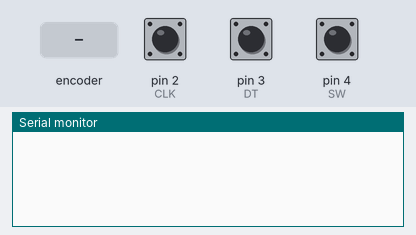
Bench run of a sketch on a simulated Arduino Uno, built with avr-gcc and run on an emulated ATmega328P. On the bench: the last lines printed to the serial monitor. Inputs (shaded band) come from the test bench; at power-on: pin 4 (SW) HIGH, pin 2 (CLK) HIGH, pin 3 (DT) HIGH.

Above: at 1.2 s.
1.3 s: rotary encoder on pin 2 (CLK) / pin 3 (DT) turned 1 step (first pin leading)
At 1.8 s:
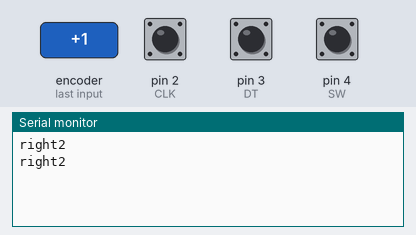
3.0 s: pin 4 (SW) pulled LOW for 0.15 s
At 3.6 s:
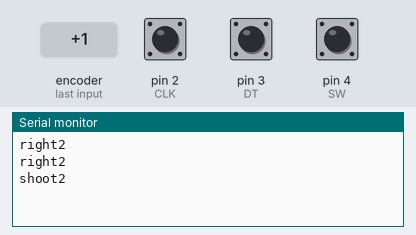
4.6 s: rotary encoder on pin 2 (CLK) / pin 3 (DT) turned 2 steps (second pin leading)
At 5.4 s:
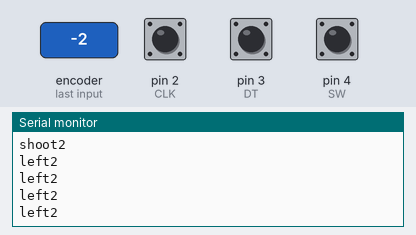

Measured:
- after the input at 1.3 s, the serial monitor: prints a new line at once (image 1)
- after the input at 3.0 s, the serial monitor: prints a new line at once (image 2)
- after the input at 4.6 s, the serial monitor: prints a new line at once (image 3)

The sketch:

rotatory_encoder_2.ino
```cpp
#define CLK 2  // Rotary Encoder Clock Pin
#define DT 3   // Rotary Encoder Data Pin
#define SW 4   // Rotary Encoder Button Pin

int lastCLK = HIGH;
int lastButtonState = HIGH;

void setup() {
    Serial.begin(9600);
    pinMode(CLK, INPUT_PULLUP);
    pinMode(DT, INPUT_PULLUP);
    pinMode(SW, INPUT_PULLUP);
}

void loop() {
    int currentCLK = digitalRead(CLK);
    int currentDT = digitalRead(DT);
    int currentButton = digitalRead(SW);

    // Detect direction change
    if (currentCLK != lastCLK) {
        if (currentDT != currentCLK) {
            Serial.println("right2");  // Change bacteria direction to right
        } else {
            Serial.println("left2");   // Change bacteria direction to left
        }
    }
    lastCLK = currentCLK;

    // Detect button press (shoot bacteria)
    if (currentButton == LOW && lastButtonState == HIGH) {
        Serial.println("shoot2");
        delay(500);  // Prevent accidental double presses
    }
    lastButtonState = currentButton;
}
```
